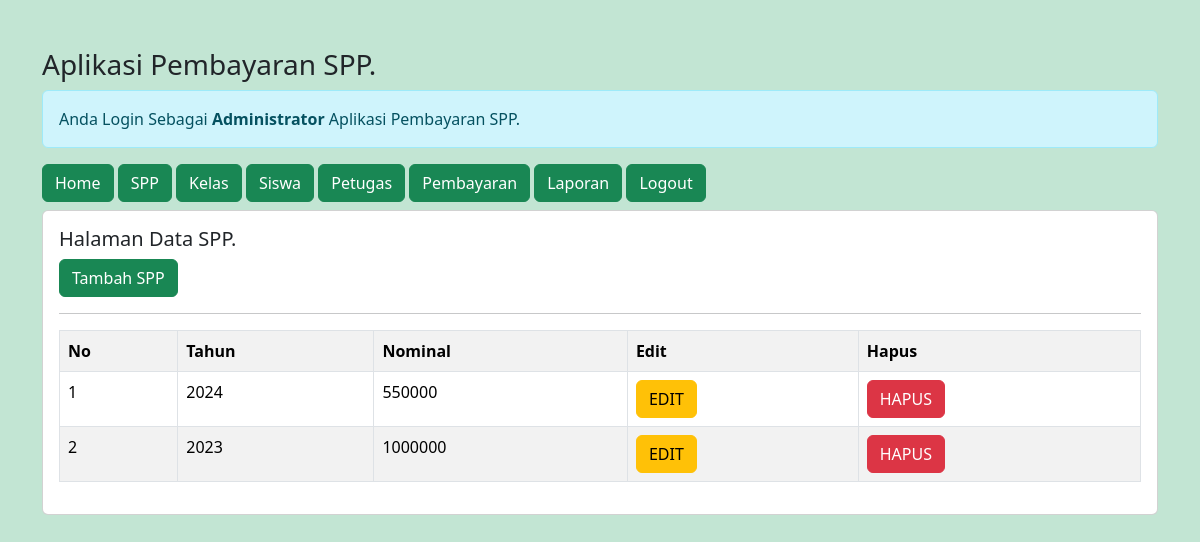
Screenshot of /admin/admin.php?url=spp (signed in) with the database file from the repository.
### tables this page shows
CREATE TABLE `spp` (
  `id_spp` int(11) NOT NULL,
  `tahun` int(11) NOT NULL,
  `nominal` int(11) NOT NULL
);

### admin/spp.php (the view)
<h5>Halaman Data SPP.</h5>
<a href="?url=tambah-spp" class="btn btn-success"> Tambah SPP </a>
<hr>
<table class="table table-striped table-bordered">
    <tr class="fw-bold">
        <td>No</td>
        <td>Tahun</td>
        <td>Nominal</td>
        <td>Edit</td>
        <td>Hapus</td>
    </tr>
    <?php
    include'../koneksi.php';
    $no = 1;
    $sql = "SELECT * FROM spp ORDER BY id_spp DESC";
    $query = mysqli_query($koneksi, $sql);
    foreach($query as $data){ ?>
        <tr>
            <td><?= $no++; ?></td>
            <td><?= $data['tahun'] ?></td>
            <td><?= $data['nominal'] ?></td>
            <td>
                <a href="?url=edit-spp&id_spp=<?= $data['id_spp'] ?>" class='btn btn-warning'>EDIT</a>
            </td>
            <td>
                <a onclick="return confirm('Apakah Anda Yakin ingin Menghapus Data')"
                 href="?url=hapus-spp&id_spp=<?= $data['id_spp'] ?>" class='btn btn-danger'>HAPUS</a>
            </td>
        </tr>
        <?php } ?>
</table>

### rows the page displays
spp: tahun "2024", nominal "550000"
spp: tahun "2023", nominal "1000000"
